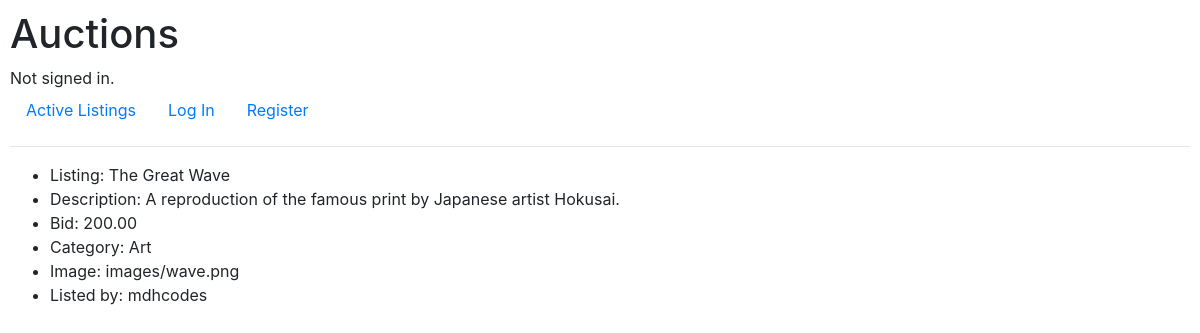
The app's page /listing/1, older data.
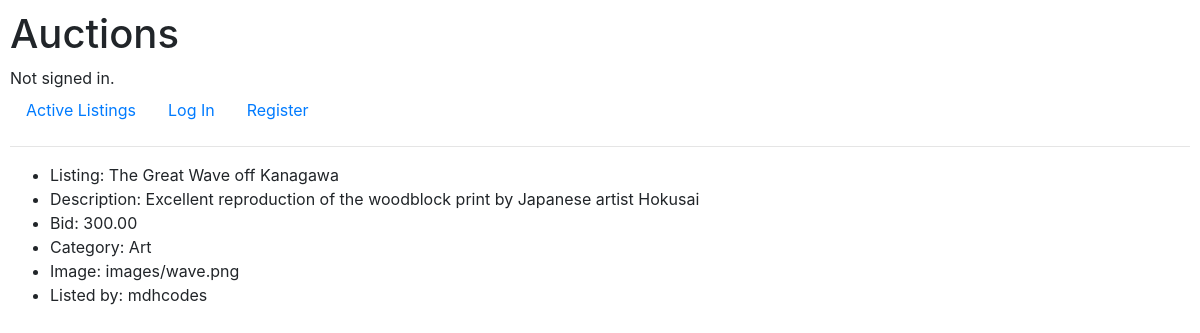
The same page, newer data.
### auctions/models.py (models this page shows, shortened)
class Listing(models.Model):
    title = models.CharField(max_length=100)
    description = models.TextField()
    category = models.CharField(max_length=100, blank=True) # blank=True - field may be empty.)
    image = models.ImageField(upload_to="images/") # blank=True - field may be empty. # Image files are uploaded to the media/images directory through the admin account. However, image files are not uploaded (to this directory) from the user.
    bid = models.DecimalField(max_digits=19, decimal_places=2, validators=[MinValueValidator(Decimal("0.01"))]) #, default=00.00) # "Stores numbers up to one billion with a resolution of 4 decimal places."
    watchlist = models.ManyToManyField(User, blank=True, related_name="watch_list") # blank=True means a Listing can have no users watching it.
    createdBy = models.ForeignKey(User, on_delete=models.CASCADE, related_name="user") # If a user is deleted, all listings posted by that user are deleted as well.

class User(AbstractUser):
    pass # Pass = placeholder for future code. Python will do nothing when it sees the 'pass' statement.

### auctions/views.py (the view)
# urls.py: path("listing/<int:id>", views.listing, name="listing"),
def listing(request, id):
    item_id = id
    listing_data = Listing.objects.filter(pk=item_id) #.values() # Returns iterable QuerySet with or without .values()
    user_name = request.user
    get_listing_data = Listing.objects.get(pk=item_id) # Retrieves a single Listing object - Returns title / category
    watchlist_data = get_listing_data.watchlist.all() # Returns QuerySet of users linked to the listing's watchlist.
    user_is_watching = user_name in watchlist_data
    form = CreateBidForm()
    last_bid = Listing.objects.values_list("bid", flat=True).get(pk=item_id) # Returns bid for specified item or listing.
    total_bids = len(Bid.objects.filter(listing_id=item_id)) # All bids on one listing.
    starting_bid = True if total_bids == 0 else False
    context = {
        "listing_data": listing_data,
        "item_id": item_id,
        "user_is_watching": user_is_watching,
        "bid": last_bid,
        "total_bids": total_bids,
        "starting_bid": starting_bid,
        "form": form
    }
    return render(request, "auctions/listing.html", context)

### auctions/templates/auctions/listing.html (shortened to what this page needs)
{% extends "auctions/layout.html" %}
{% block body %}
    <ul>
        {% for data in listing_data %}
            <li>Listing: {{ data.title }}</li>
            <li>Description: {{ data.description }}</li>
            <li>Bid: {{ data.bid }}</li>
            <li>Category: {{ data.category }}</li>
            <li>Image: {{ data.image }}</li>
            <li>Listed by: {{ data.createdBy }}</li>
        {% endfor %}
    </ul>
{% endblock %}

Row changes from the older to the newer data that the page shows:
changed Listing "Art": title "The Great Wave" → "The Great Wave off Kanagawa"; description "A reproduction of the famous print by Japanese artist Hokusai." → "Excellent reproduction of the woodblock print by Japanese artist Hokusai"; bid "200.00" → "300.00"
